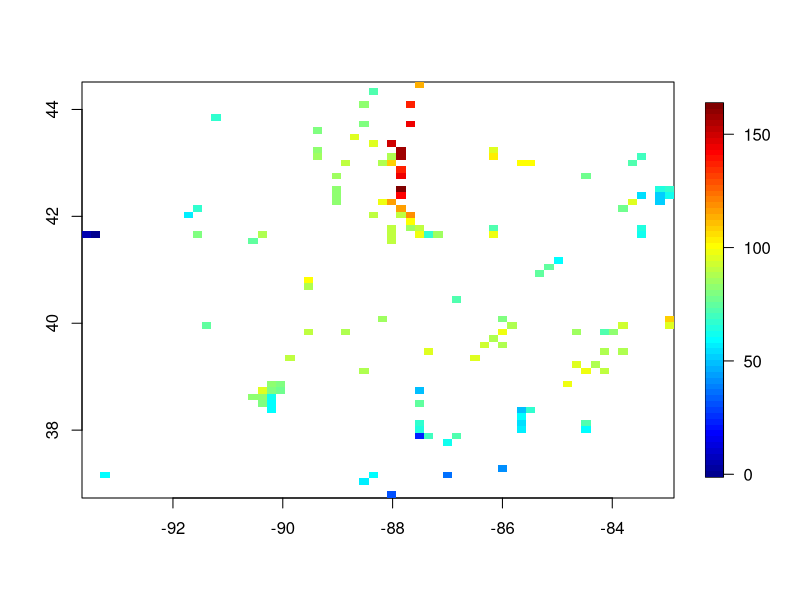

Write the R code that produced this figure.
library(fields)

data( ozone2)

# pairwise correlation among all stations
# ( See cover.design to continue this example)
cor.mat<- cor( ozone2$y, use="pairwise")

#raw data image for day number 16 
good<- !is.na( ozone2$y[16,])
out<- as.image( ozone2$y[16,good], x=ozone2$lon.lat[good,])
image.plot( out)
